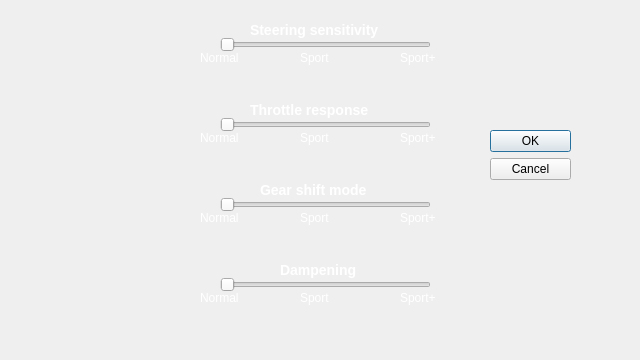
<?xml version="1.0" encoding="UTF-8"?>
<ui version="4.0">
 <class>CarSettingsDialog</class>
 <widget class="QDialog" name="CarSettingsDialog">
  <property name="geometry">
   <rect>
    <x>0</x>
    <y>0</y>
    <width>640</width>
    <height>360</height>
   </rect>
  </property>
  <property name="windowTitle">
   <string>Dialog</string>
  </property>
  <widget class="QDialogButtonBox" name="buttonBox">
   <property name="geometry">
    <rect>
     <x>490</x>
     <y>130</y>
     <width>81</width>
     <height>61</height>
    </rect>
   </property>
   <property name="orientation">
    <enum>Qt::Vertical</enum>
   </property>
   <property name="standardButtons">
    <set>QDialogButtonBox::Cancel|QDialogButtonBox::Ok</set>
   </property>
  </widget>
  <widget class="QSlider" name="horizontalSliderSteering">
   <property name="geometry">
    <rect>
     <x>220</x>
     <y>30</y>
     <width>211</width>
     <height>29</height>
    </rect>
   </property>
   <property name="minimum">
    <number>1</number>
   </property>
   <property name="maximum">
    <number>3</number>
   </property>
   <property name="pageStep">
    <number>1</number>
   </property>
   <property name="tracking">
    <bool>false</bool>
   </property>
   <property name="orientation">
    <enum>Qt::Horizontal</enum>
   </property>
   <property name="tickPosition">
    <enum>QSlider::NoTicks</enum>
   </property>
  </widget>
  <widget class="QLabel" name="shiftLabel">
   <property name="geometry">
    <rect>
     <x>260</x>
     <y>180</y>
     <width>140</width>
     <height>20</height>
    </rect>
   </property>
   <property name="text">
    <string>&lt;html&gt;&lt;head/&gt;&lt;body&gt;&lt;p&gt;&lt;span style=&quot; font-size:large; font-weight:600; color:#ffffff;&quot;&gt;Gear shift mode&lt;/span&gt;&lt;/p&gt;&lt;/body&gt;&lt;/html&gt;</string>
   </property>
  </widget>
  <widget class="QLabel" name="SteeringLabel">
   <property name="geometry">
    <rect>
     <x>250</x>
     <y>20</y>
     <width>170</width>
     <height>20</height>
    </rect>
   </property>
   <property name="text">
    <string>&lt;html&gt;&lt;head/&gt;&lt;body&gt;&lt;p&gt;&lt;span style=&quot; font-size:large; font-weight:600; color:#ffffff;&quot;&gt;Steering sensitivity&lt;/span&gt;&lt;/p&gt;&lt;/body&gt;&lt;/html&gt;</string>
   </property>
  </widget>
  <widget class="QLabel" name="throttleLabel">
   <property name="geometry">
    <rect>
     <x>250</x>
     <y>100</y>
     <width>160</width>
     <height>20</height>
    </rect>
   </property>
   <property name="text">
    <string>&lt;html&gt;&lt;head/&gt;&lt;body&gt;&lt;p&gt;&lt;span style=&quot; font-size:large; font-weight:600; color:#ffffff;&quot;&gt;Throttle response&lt;/span&gt;&lt;/p&gt;&lt;/body&gt;&lt;/html&gt;</string>
   </property>
  </widget>
  <widget class="QSlider" name="horizontalSliderDamper">
   <property name="geometry">
    <rect>
     <x>220</x>
     <y>270</y>
     <width>211</width>
     <height>29</height>
    </rect>
   </property>
   <property name="minimum">
    <number>1</number>
   </property>
   <property name="maximum">
    <number>3</number>
   </property>
   <property name="pageStep">
    <number>1</number>
   </property>
   <property name="orientation">
    <enum>Qt::Horizontal</enum>
   </property>
  </widget>
  <widget class="QSlider" name="horizontalSliderThrottle">
   <property name="geometry">
    <rect>
     <x>220</x>
     <y>110</y>
     <width>211</width>
     <height>29</height>
    </rect>
   </property>
   <property name="minimum">
    <number>1</number>
   </property>
   <property name="maximum">
    <number>3</number>
   </property>
   <property name="pageStep">
    <number>1</number>
   </property>
   <property name="orientation">
    <enum>Qt::Horizontal</enum>
   </property>
  </widget>
  <widget class="QSlider" name="horizontalSliderShift">
   <property name="geometry">
    <rect>
     <x>220</x>
     <y>190</y>
     <width>211</width>
     <height>29</height>
    </rect>
   </property>
   <property name="minimum">
    <number>1</number>
   </property>
   <property name="maximum">
    <number>3</number>
   </property>
   <property name="pageStep">
    <number>1</number>
   </property>
   <property name="orientation">
    <enum>Qt::Horizontal</enum>
   </property>
  </widget>
  <widget class="QLabel" name="dampeningLabel">
   <property name="geometry">
    <rect>
     <x>280</x>
     <y>260</y>
     <width>100</width>
     <height>20</height>
    </rect>
   </property>
   <property name="text">
    <string>&lt;html&gt;&lt;head/&gt;&lt;body&gt;&lt;p&gt;&lt;span style=&quot; font-size:large; font-weight:600; color:#ffffff;&quot;&gt;Dampening&lt;/span&gt;&lt;/p&gt;&lt;/body&gt;&lt;/html&gt;</string>
   </property>
  </widget>
  <widget class="QLabel" name="label">
   <property name="geometry">
    <rect>
     <x>200</x>
     <y>50</y>
     <width>67</width>
     <height>17</height>
    </rect>
   </property>
   <property name="text">
    <string>&lt;html&gt;&lt;head/&gt;&lt;body&gt;&lt;p&gt;&lt;span style=&quot; color:#ffffff;&quot;&gt;Normal&lt;/span&gt;&lt;/p&gt;&lt;/body&gt;&lt;/html&gt;</string>
   </property>
  </widget>
  <widget class="QLabel" name="label_2">
   <property name="geometry">
    <rect>
     <x>300</x>
     <y>50</y>
     <width>67</width>
     <height>17</height>
    </rect>
   </property>
   <property name="text">
    <string>&lt;html&gt;&lt;head/&gt;&lt;body&gt;&lt;p&gt;&lt;span style=&quot; color:#ffffff;&quot;&gt;Sport&lt;/span&gt;&lt;/p&gt;&lt;/body&gt;&lt;/html&gt;</string>
   </property>
  </widget>
  <widget class="QLabel" name="label_3">
   <property name="geometry">
    <rect>
     <x>400</x>
     <y>50</y>
     <width>67</width>
     <height>17</height>
    </rect>
   </property>
   <property name="text">
    <string>&lt;html&gt;&lt;head/&gt;&lt;body&gt;&lt;p&gt;&lt;span style=&quot; color:#ffffff;&quot;&gt;Sport+&lt;/span&gt;&lt;/p&gt;&lt;/body&gt;&lt;/html&gt;</string>
   </property>
  </widget>
  <widget class="QLabel" name="label_4">
   <property name="geometry">
    <rect>
     <x>200</x>
     <y>130</y>
     <width>67</width>
     <height>17</height>
    </rect>
   </property>
   <property name="text">
    <string>&lt;html&gt;&lt;head/&gt;&lt;body&gt;&lt;p&gt;&lt;span style=&quot; color:#ffffff;&quot;&gt;Normal&lt;/span&gt;&lt;/p&gt;&lt;/body&gt;&lt;/html&gt;</string>
   </property>
  </widget>
  <widget class="QLabel" name="label_5">
   <property name="geometry">
    <rect>
     <x>300</x>
     <y>130</y>
     <width>67</width>
     <height>17</height>
    </rect>
   </property>
   <property name="text">
    <string>&lt;html&gt;&lt;head/&gt;&lt;body&gt;&lt;p&gt;&lt;span style=&quot; color:#ffffff;&quot;&gt;Sport&lt;/span&gt;&lt;/p&gt;&lt;/body&gt;&lt;/html&gt;</string>
   </property>
  </widget>
  <widget class="QLabel" name="label_6">
   <property name="geometry">
    <rect>
     <x>400</x>
     <y>130</y>
     <width>67</width>
     <height>17</height>
    </rect>
   </property>
   <property name="text">
    <string>&lt;html&gt;&lt;head/&gt;&lt;body&gt;&lt;p&gt;&lt;span style=&quot; color:#ffffff;&quot;&gt;Sport+&lt;/span&gt;&lt;/p&gt;&lt;/body&gt;&lt;/html&gt;</string>
   </property>
  </widget>
  <widget class="QLabel" name="label_7">
   <property name="geometry">
    <rect>
     <x>200</x>
     <y>210</y>
     <width>67</width>
     <height>17</height>
    </rect>
   </property>
   <property name="text">
    <string>&lt;html&gt;&lt;head/&gt;&lt;body&gt;&lt;p&gt;&lt;span style=&quot; color:#ffffff;&quot;&gt;Normal&lt;/span&gt;&lt;/p&gt;&lt;/body&gt;&lt;/html&gt;</string>
   </property>
  </widget>
  <widget class="QLabel" name="label_8">
   <property name="geometry">
    <rect>
     <x>400</x>
     <y>210</y>
     <width>67</width>
     <height>17</height>
    </rect>
   </property>
   <property name="text">
    <string>&lt;html&gt;&lt;head/&gt;&lt;body&gt;&lt;p&gt;&lt;span style=&quot; color:#ffffff;&quot;&gt;Sport+&lt;/span&gt;&lt;/p&gt;&lt;/body&gt;&lt;/html&gt;</string>
   </property>
  </widget>
  <widget class="QLabel" name="label_9">
   <property name="geometry">
    <rect>
     <x>300</x>
     <y>210</y>
     <width>67</width>
     <height>17</height>
    </rect>
   </property>
   <property name="text">
    <string>&lt;html&gt;&lt;head/&gt;&lt;body&gt;&lt;p&gt;&lt;span style=&quot; color:#ffffff;&quot;&gt;Sport&lt;/span&gt;&lt;/p&gt;&lt;/body&gt;&lt;/html&gt;</string>
   </property>
  </widget>
  <widget class="QLabel" name="label_10">
   <property name="geometry">
    <rect>
     <x>200</x>
     <y>290</y>
     <width>67</width>
     <height>17</height>
    </rect>
   </property>
   <property name="text">
    <string>&lt;html&gt;&lt;head/&gt;&lt;body&gt;&lt;p&gt;&lt;span style=&quot; color:#ffffff;&quot;&gt;Normal&lt;/span&gt;&lt;/p&gt;&lt;/body&gt;&lt;/html&gt;</string>
   </property>
  </widget>
  <widget class="QLabel" name="label_11">
   <property name="geometry">
    <rect>
     <x>300</x>
     <y>290</y>
     <width>67</width>
     <height>17</height>
    </rect>
   </property>
   <property name="text">
    <string>&lt;html&gt;&lt;head/&gt;&lt;body&gt;&lt;p&gt;&lt;span style=&quot; color:#ffffff;&quot;&gt;Sport&lt;/span&gt;&lt;/p&gt;&lt;/body&gt;&lt;/html&gt;</string>
   </property>
  </widget>
  <widget class="QLabel" name="label_12">
   <property name="geometry">
    <rect>
     <x>400</x>
     <y>290</y>
     <width>67</width>
     <height>17</height>
    </rect>
   </property>
   <property name="text">
    <string>&lt;html&gt;&lt;head/&gt;&lt;body&gt;&lt;p&gt;&lt;span style=&quot; color:#ffffff;&quot;&gt;Sport+&lt;/span&gt;&lt;/p&gt;&lt;/body&gt;&lt;/html&gt;</string>
   </property>
  </widget>
 </widget>
 <resources/>
 <connections>
  <connection>
   <sender>buttonBox</sender>
   <signal>rejected()</signal>
   <receiver>CarSettingsDialog</receiver>
   <slot>reject()</slot>
   <hints>
    <hint type="sourcelabel">
     <x>316</x>
     <y>260</y>
    </hint>
    <hint type="destinationlabel">
     <x>286</x>
     <y>274</y>
    </hint>
   </hints>
  </connection>
  <connection>
   <sender>buttonBox</sender>
   <signal>accepted()</signal>
   <receiver>CarSettingsDialog</receiver>
   <slot>accept()</slot>
   <hints>
    <hint type="sourcelabel">
     <x>248</x>
     <y>254</y>
    </hint>
    <hint type="destinationlabel">
     <x>157</x>
     <y>274</y>
    </hint>
   </hints>
  </connection>
 </connections>
</ui>
